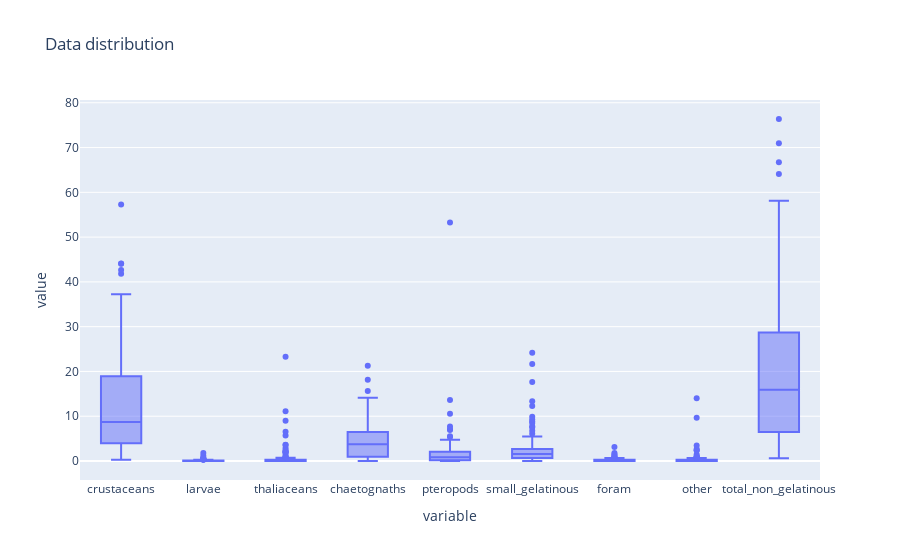

Notebook code cell kept with this figure:
### Markdown cell above
---

Now we clean the data.

### Code cell
data.iloc[:, 3:].plot.box(title="Data distribution")

### Figure 1 — Plotly figure (JSON) as saved in the notebook; plotly's stock layout.template omitted (floating-point values rounded to 4 significant figures; data arrays with more than 128 entries replaced by an {"elided": "..."} marker saying what was removed)
{"data": [{"alignmentgroup": "True", "hovertemplate": "variable=%{x}<br>value=%{y}<extra></extra>", "legendgroup": "", "marker": {"color": "#636efa"}, "name": "", "notched": false, "offsetgroup": "", "orientation": "v", "showlegend": false, "type": "box", "x": {"elided": "990 str values"}, "x0": " ", "xaxis": "x", "y": {"elided": "990 float values"}, "y0": " ", "yaxis": "y"}], "layout": {"boxmode": "group", "legend": {"tracegroupgap": 0}, "title": {"text": "Data distribution"}, "xaxis": {"anchor": "y", "domain": [0, 1], "title": {"text": "variable"}}, "yaxis": {"anchor": "x", "domain": [0, 1], "title": {"text": "value"}}}}
